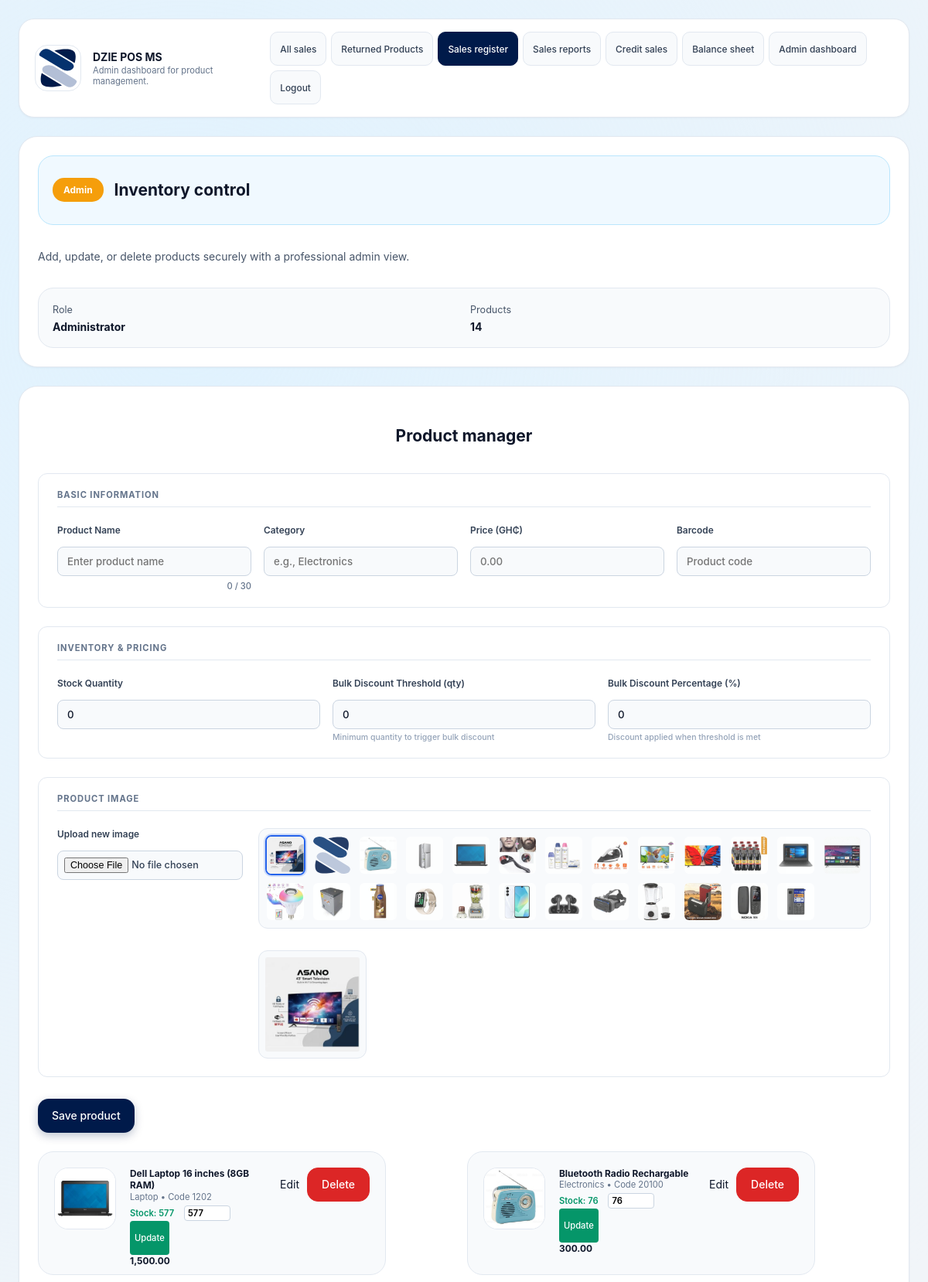
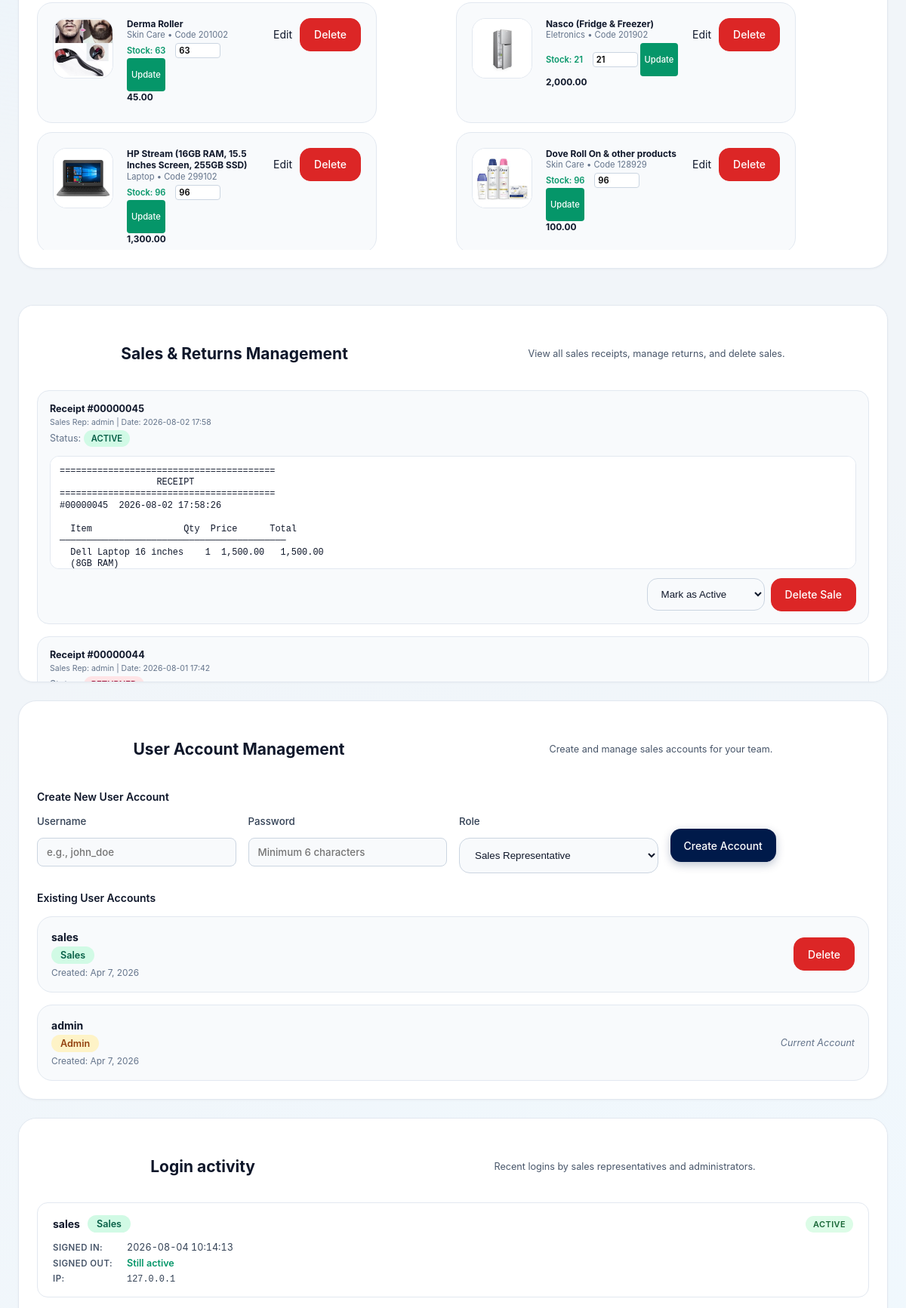
The page /admin.php (signed in, upper part) on the database its author committed (2 pictures, top to bottom).
### tables this page shows
CREATE TABLE settings (
            key TEXT PRIMARY KEY,
            value TEXT NOT NULL
        );

CREATE TABLE products (
            id INTEGER PRIMARY KEY,
            code TEXT UNIQUE NOT NULL,
            name TEXT NOT NULL,
            category TEXT NOT NULL,
            price REAL NOT NULL,
            image TEXT NOT NULL
        , quantity INTEGER NOT NULL DEFAULT 0, bulk_quantity_threshold INTEGER NOT NULL DEFAULT 0, bulk_discount_percentage REAL NOT NULL DEFAULT 0);

CREATE TABLE receipts (
            id INTEGER PRIMARY KEY,
            order_id INTEGER NOT NULL UNIQUE,
            username TEXT NOT NULL,
            receipt_content TEXT NOT NULL,
            return_status TEXT NOT NULL DEFAULT "Active",
            created_at TEXT NOT NULL,
            FOREIGN KEY(order_id) REFERENCES orders(id)
        );

CREATE TABLE users (
            id INTEGER PRIMARY KEY,
            username TEXT UNIQUE NOT NULL,
            password_hash TEXT NOT NULL,
            role TEXT NOT NULL,
            created_at TEXT NOT NULL
        );

### admin.php (the view, shortened to what the rows shown need)
<?php
require_once __DIR__ . '/inc/functions.php';
try {
    $posName = get_pos_name();
    $products = load_products();
    $receipts = load_receipts();
    $users = get_all_users();
    $loginEvents = load_login_events();
} catch (Exception $e) {
    die('Database error: ' . $e->getMessage());
}
?>
<!DOCTYPE html>
<html lang="en">
<head>
  <link rel="stylesheet" href="styles.css" />
</head>
<body>
  <div class="app-shell">
    <header class="header">
      <div class="brand">
        <img class="brand-icon" src="<?php echo htmlspecialchars(get_trademark_src()); ?>" alt="Trademark" />
        <div>
          <h1><?php echo htmlspecialchars($posName); ?></h1>
          <p class="subtitle">Admin dashboard for product management.</p>
        </div>
      </div>
    </header>
    <main class="main-grid">
      <article class="panel overview-panel">
        <div class="panel-label">
          <h2>Inventory control</h2>
        </div>
      </article>
      <section class="panel admin-management">
        <div class="panel-header">
          <h2>Product manager</h2>
        </div>
        <div id="admin-product-list" class="admin-product-list">
          <?php foreach ($products as $product): ?>
            <article class="admin-product-card">
                <img src="<?php echo htmlspecialchars(product_image_src($product['image'])); ?>" alt="<?php echo htmlspecialchars($product['name']); ?>" />
              <div class="admin-details">
                <div class="admin-description">
                  <div class="admin-name"><?php echo htmlspecialchars($product['name']); ?></div>
                  <div class="admin-meta"><?php echo htmlspecialchars($product['category']); ?> • Code <?php echo htmlspecialchars($product['code']); ?></div>
                  <div class="admin-stock <?php echo ($product['quantity'] <= 0) ? 'out-of-stock' : 'in-stock'; ?>">
                    Stock: <?php echo htmlspecialchars($product['quantity']); ?>
                    <form method="post" action="admin.php" class="stock-update-form">
 <input type="number" name="quantity" value="<?php echo htmlspecialchars($product['quantity']); ?>" min="0" class="stock-input" />
                      <button type="submit" class="stock-update-btn">Update</button>
                    </form>
                  </div>
                </div>
                <div class="admin-price"><?php echo htmlspecialchars(number_format($product['price'], 2)); ?></div>
              </div>
              <div class="admin-actions">
                <a class="tertiary" href="admin.php?edit=<?php echo $product['id']; ?>">Edit</a>
<form method="post" action="admin.php" class="inline-form">
                  <button class="danger" type="submit" onclick="return confirm('Delete this product?');">Delete</button>
                </form>
              </div>
            </article>
          <?php endforeach; ?>
        </div>
      </section>
      <section class="panel receipts-management-panel">
        <div class="panel-header">
          <h2>Sales & Returns Management</h2>
        </div>
        <?php if (empty($receipts)): ?>
          <p class="empty-message">No receipts available yet.</p>
        <?php else: ?>
          <div class="receipts-list">
            <?php foreach ($receipts as $receipt): ?>
              <article class="receipt-management-card">
                <div class="receipt-management-info">
                  <div class="receipt-id">Receipt #<?php echo htmlspecialchars(str_pad((string)$receipt['order_id'], 8, '0', STR_PAD_LEFT)); ?></div>
                  <div class="receipt-meta">
                    Sales Rep: <?php echo htmlspecialchars($receipt['username']); ?> |
                    Date: <?php echo htmlspecialchars(date('Y-m-d H:i', strtotime($receipt['created_at']))); ?>
                  </div>
                  <div class="receipt-return-status">
                    Status:
                    <?php if ($receipt['return_status'] === 'Returned'): ?>
<span class="receipt-status returned">RETURNED</span>
                     <?php else: ?>
                       <span class="receipt-status active">ACTIVE</span>
                    <?php endif; ?>
                  </div>
                </div>
                <pre class="receipt-management-preview"><?php echo htmlspecialchars($receipt['receipt_content']); ?></pre>
                <div class="receipt-management-actions">
<form method="post" action="admin.php" class="inline-form">
                    <select name="return_status" class="status-select" onchange="this.form.submit()">
                      <option value="Active" <?php echo $receipt['return_status'] === 'Active' ? 'selected' : ''; ?>>Mark as Active</option>
                    </select>
                  </form>
<form method="post" action="admin.php" class="inline-form">
                    <button class="danger" type="submit" onclick="return confirm('Delete this sale permanently?');">Delete Sale</button>
                  </form>
                </div>
              </article>
            <?php endforeach; ?>
          </div>
        <?php endif; ?>
      </section>
      <section class="panel user-management-panel">
        <div class="panel-header">
          <h2>User Account Management</h2>
        </div>
        <div class="user-list-section">
          <?php if (empty($users)): ?>
            <p class="empty-message">No user accounts found.</p>
          <?php else: ?>
            <div class="user-list">
              <?php foreach ($users as $user): ?>
                <article class="user-card">
                  <div class="user-info">
                    <div class="user-name"><?php echo htmlspecialchars($user['username']); ?></div>
                    <div class="user-role <?php echo $user['role'] === 'admin' ? 'admin-role' : 'sales-role'; ?>">
                      <?php echo ucfirst($user['role']); ?>
                    </div>
                    <div class="user-created">Created: <?php echo htmlspecialchars(date('M j, Y', strtotime($user['created_at']))); ?></div>
                  </div>
                  <div class="user-actions">
                    <?php if ($user['id'] !== $_SESSION['user']['id']): ?>
<form method="post" action="admin.php" class="inline-form">
                        <button class="danger" type="submit" onclick="return confirm('Delete this user account? This action cannot be undone.')">Delete</button>
                      </form>
                    <?php else: ?>
                      <span class="current-user">Current Account</span>
                    <?php endif; ?>
                  </div>
                </article>
              <?php endforeach; ?>
            </div>
          <?php endif; ?>
        </div>
      </section>
      <section class="panel login-history-panel">
        <div class="panel-header">
          <h2>Login activity</h2>
        </div>
        <?php if (empty($loginEvents)): ?>
          <p class="empty-message">No login activity recorded yet.</p>
        <?php else: ?>
          <div class="history-list">
            <?php foreach ($loginEvents as $event): ?>
              <?php
                $loginTime = date('Y-m-d H:i:s', strtotime($event['created_at']));
                $logoutTime = !empty($event['logged_out_at']) ? date('Y-m-d H:i:s', strtotime($event['logged_out_at'])) : null;
                $statusClass = $logoutTime ? 'logged-out' : 'active';
                $statusText = $logoutTime ? 'Logged out' : 'Active';
              ?>
              <article class="history-card">
                <div class="history-main">
                  <strong><?php echo htmlspecialchars($event['username']); ?></strong>
                  <span class="user-role <?php echo $event['role'] === 'admin' ? 'admin-role' : 'sales-role'; ?>">
                    <?php echo htmlspecialchars(ucfirst($event['role'])); ?>
                  </span>
                  <span class="session-status <?php echo $statusClass; ?>"><?php echo $statusText; ?></span>
                </div>
                <div class="history-details">
                  <div class="history-time">
                    <span class="time-label">Signed in:</span>
                    <span class="time-value"><?php echo htmlspecialchars($loginTime); ?></span>
                  </div>
                  <?php if ($logoutTime): ?>
                    <div class="history-time">
                      <span class="time-label">Signed out:</span>
                      <span class="time-value"><?php echo htmlspecialchars($logoutTime); ?></span>
                    </div>
                  <?php else: ?>
                    <div class="history-time history-active">
                      <span class="time-label">Signed out:</span>
                      <span class="time-value">Still active</span>
                    </div>
                  <?php endif; ?>
                  <?php if (!empty($event['ip'])): ?>
                    <div class="history-ip">
                      <span class="ip-label">IP:</span>
                      <span class="ip-value"><?php echo htmlspecialchars($event['ip']); ?></span>
                    </div>
                  <?php endif; ?>
                </div>
              </article>
            <?php endforeach; ?>
          </div>
        <?php endif; ?>
      </section>
    </main>
  </div>
</body>
</html>

### rows shown on the page
settings: value (picture)
settings: value "DZIE POS MS"
products: image (picture), name "Dell Laptop 16 inches (8GB RAM)", category "Laptop", code "1202", quantity "577", price "1,500.00"
products: image (picture), name "Bluetooth Radio Rechargable", category "Electronics", code "20100", quantity "76", price "300.00"
products: image+name (picture), name "Derma Roller", category "Skin Care", code "201002", quantity "63", price "45.00"
products: image (picture), name "Nasco (Fridge & Freezer)", category "Eletronics", code "201902", quantity "21", price "2,000.00"
products: image (picture), name "HP Stream (16GB RAM, 15.5 Inches Screen, 255GB SSD)", category "Laptop", code "299102", quantity "96", price "1,300.00"
products: image (picture), name "Dove Roll On & other products", category "Skin Care", code "128929", quantity "96", price "100.00"
receipts: order "00000045", username "admin", created_at "2026-08-02 17:58", shows "ACTIVE", receipt_content "======================================== RECEIPT ======================================== #00000045 2026-08-02 17:58:26 Item Qty Price Total ────────────────────────────────────────── Dell Laptop 16 inches 1 1,500.00 1,500.00 (8GB RAM)…", return_status "Mark as Active"
receipts: order "00000044", username "admin", created_at "2026-08-01 17:42"
users: username "sales", role "Sales", created_at "Apr 7, 2026"
users: username "admin", role "Admin", created_at "Apr 7, 2026", shows "Current Account"

### other values the page prints
count($products) "14"
$event['username'] "sales"
$event['role'] "Sales"
$statusText "ACTIVE"
$loginTime "2026-08-04 10:14:13"
$event['ip'] "127.0.0.1"
